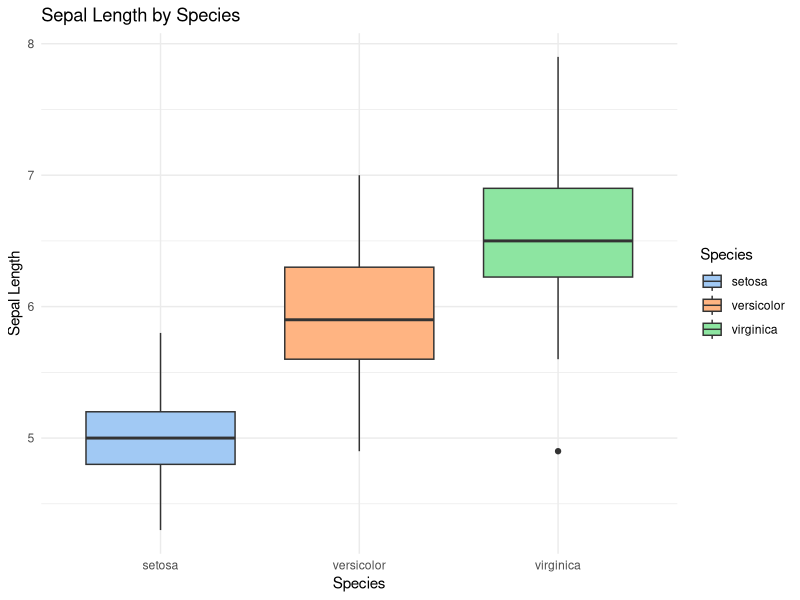

Write R code to recreate this figure.
## ---- chunk 1
# Boxplot of Sepal.Length by Species from iris using ggplot2
library(ggplot2)
ggplot(iris, aes(x = Species, y = Sepal.Length, fill = Species)) +
  geom_boxplot() +
  labs(title = "Sepal Length by Species",
       x = "Species",
       y = "Sepal Length") +
  theme_minimal() +
  scale_fill_manual(values = c("#a1c9f4", "#ffb482", "#8de5a1"))
